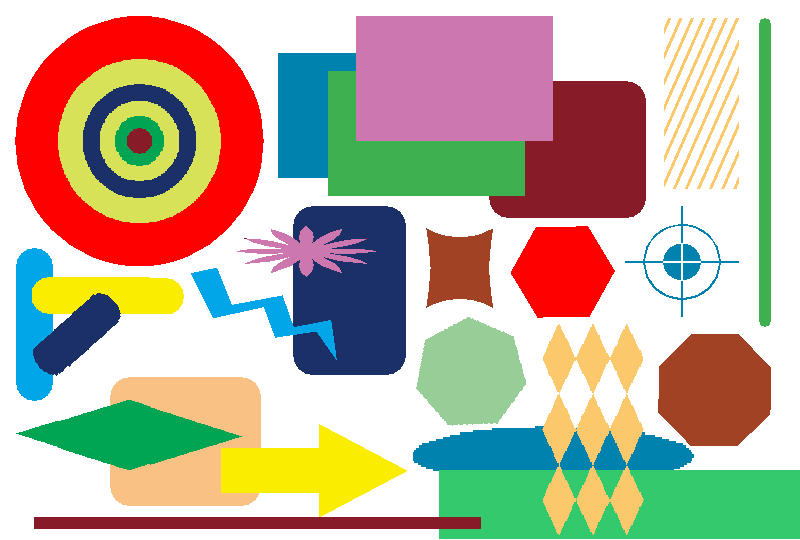
#> input picture tools/risou_en.png, 800 x 540 px
$ python img_rotate.py
#> lines starting #> are read from the running program, lines starting #| are printed output that depends on the picture
#-*- coding: utf-8 -*-
import numpy as np
import cv2

img = cv2.imread('risou_en.png', 1)
#> img is the input picture: shape (540, 800, 3); mean B, G, R 158, 176.5, 188.9
rows,cols,ch = img.shape
#> rows = 540; cols = 800; ch = 3

M = cv2.getRotationMatrix2D((cols/2,rows/2),90,1)
dst = cv2.warpAffine(img,M,(cols,rows))
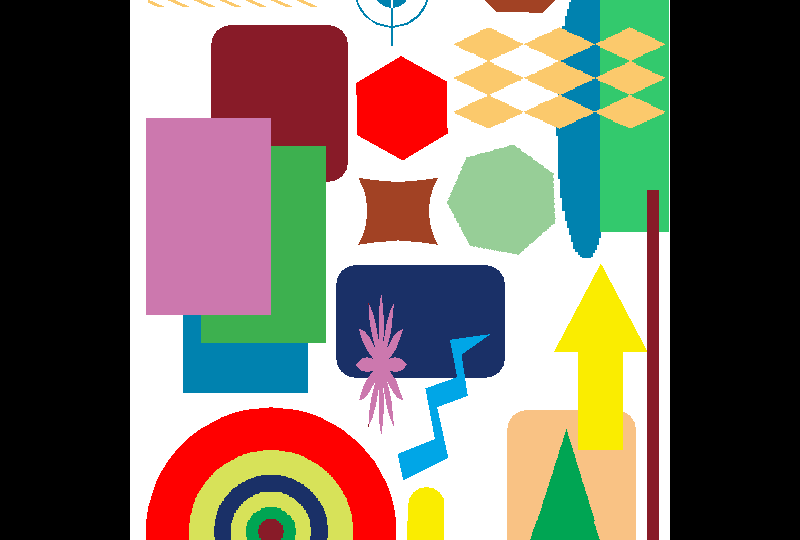
#> dst: shape (540, 800, 3); mean B, G, R 102.8, 114.2, 124.2

cv2.imwrite('rotate90_risou.png', dst)

$ run again, with tools/risou_affin.png copied over tools/risou_en.png
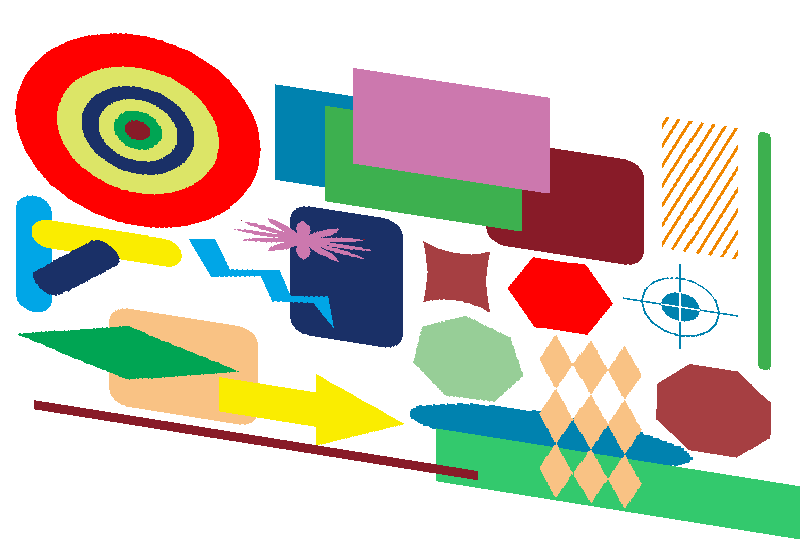
#> input picture tools/risou_affin.png, 800 x 540 px
#> img is the input picture: shape (540, 800, 3); mean B, G, R 181.7, 194.4, 204.4
#> `dst = cv2.warpAffine(img,M,(cols,rows))`:
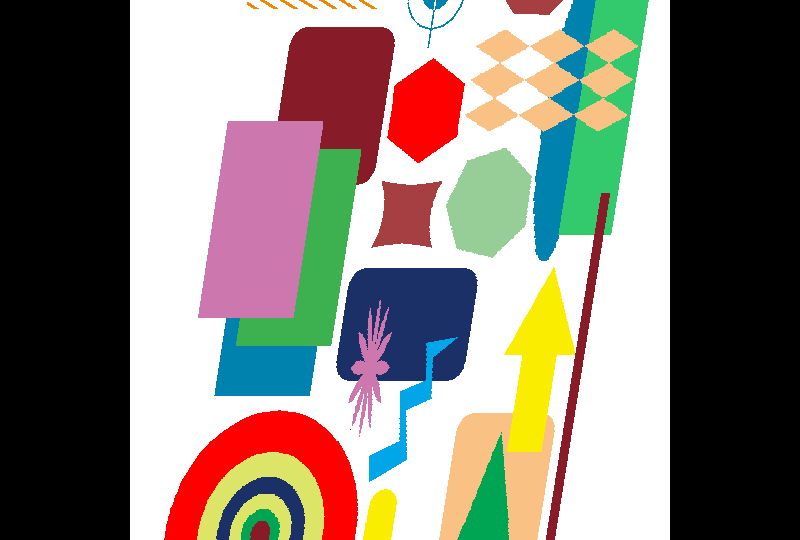
#> dst: shape (540, 800, 3); mean B, G, R 120.1, 127.7, 135.5

$ run again, with tools/risou_perspective.png copied over tools/risou_en.png
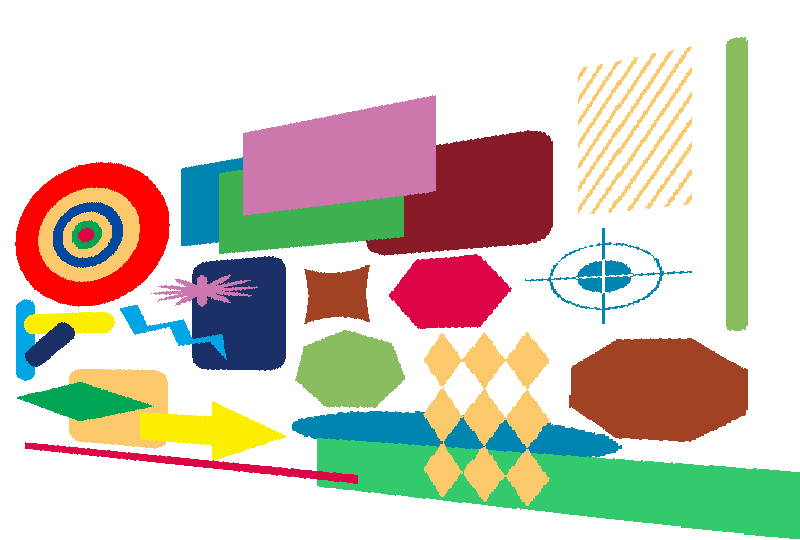
#> input picture tools/risou_perspective.png, 800 x 540 px
#> img is the input picture: shape (540, 800, 3); mean B, G, R 189.1, 201.9, 207.8
#> `dst = cv2.warpAffine(img,M,(cols,rows))`:
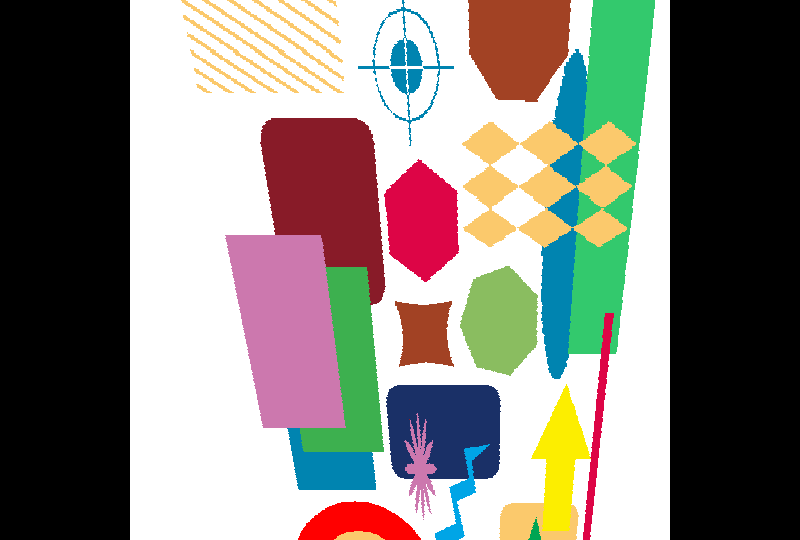
#> dst: shape (540, 800, 3); mean B, G, R 124.9, 131.6, 136.4

$ run again, with tools/risou_rotate45.png copied over tools/risou_en.png
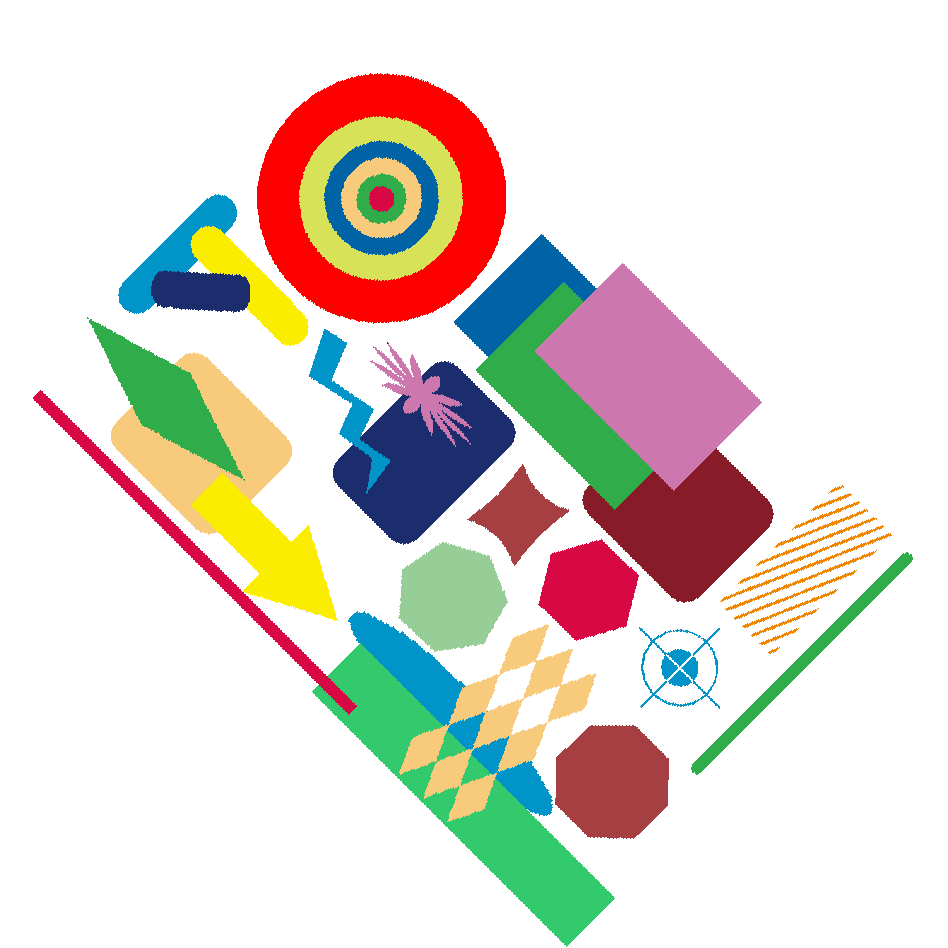
#> input picture tools/risou_rotate45.png, 948 x 948 px
#> img is the input picture: shape (948, 948, 3); mean B, G, R 209.6, 217, 223.6
#> `dst = cv2.warpAffine(img,M,(cols,rows))`:
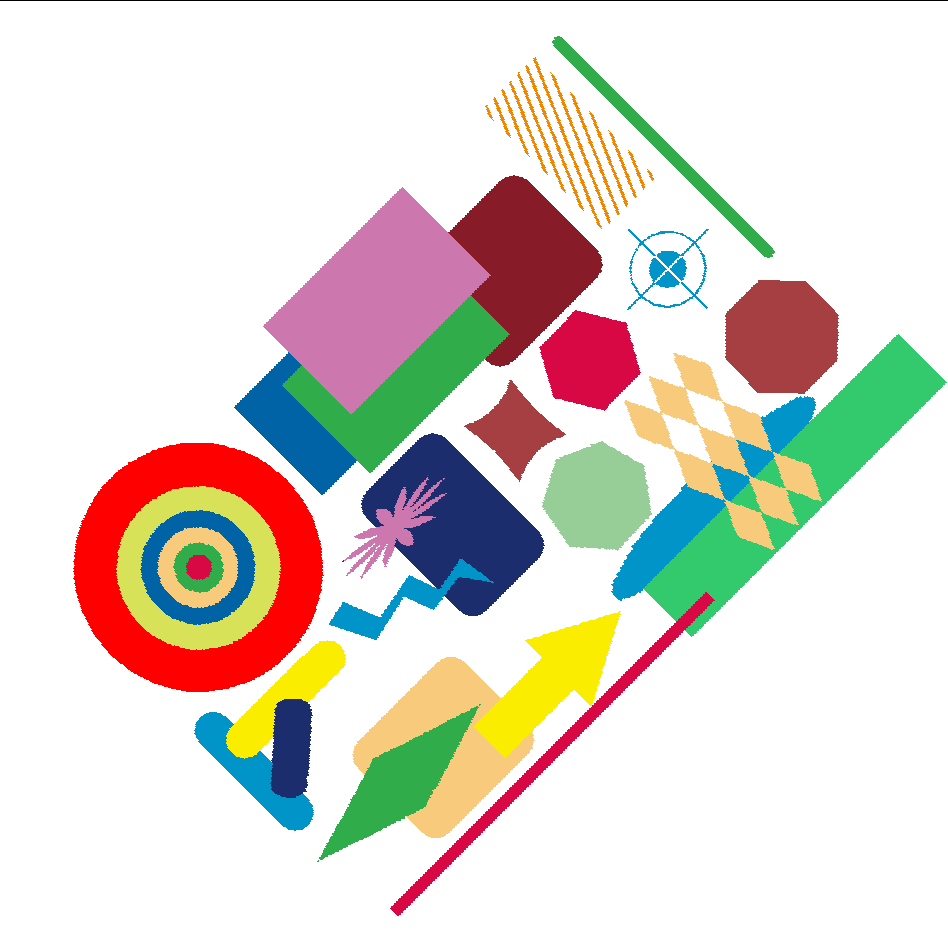
#> dst: shape (948, 948, 3); mean B, G, R 209.4, 216.7, 223.4
